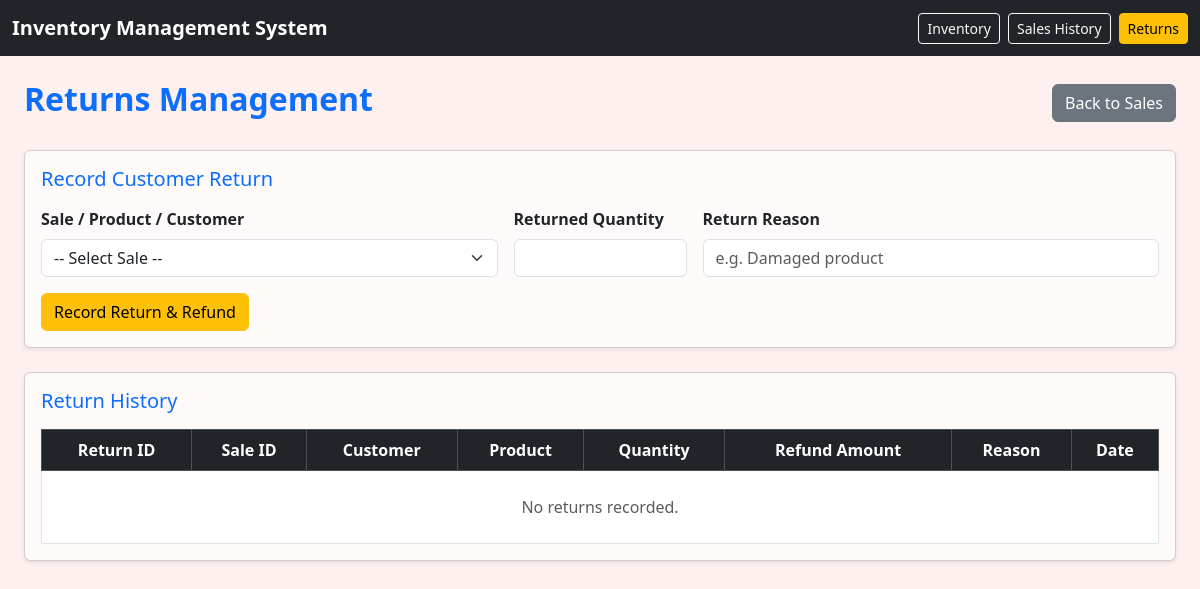
Page /returns on the earlier database version.
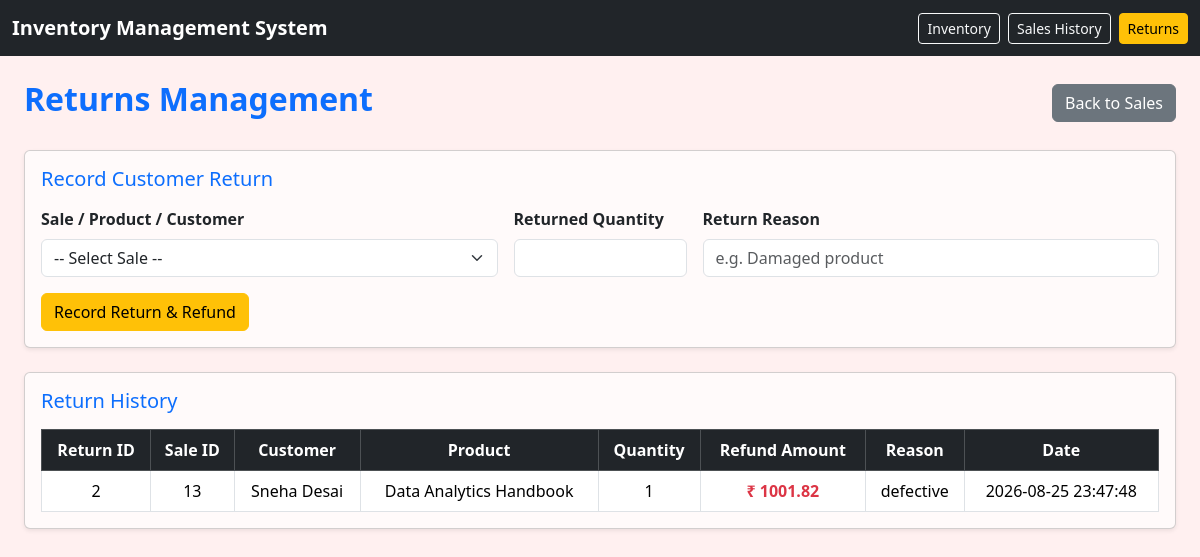
Same page on the later database version.
### tables this page shows
CREATE TABLE returns (
            return_id INTEGER PRIMARY KEY AUTOINCREMENT,
            sale_id INTEGER NOT NULL,
            product_id INTEGER NOT NULL,
            quantity INTEGER NOT NULL,
            refund_amount REAL NOT NULL,
            reason TEXT NOT NULL,
            return_date TIMESTAMP DEFAULT CURRENT_TIMESTAMP,

            FOREIGN KEY (sale_id) REFERENCES sales(sale_id),
            FOREIGN KEY (product_id) REFERENCES products(product_id)
        );

CREATE TABLE sales (
            sale_id INTEGER PRIMARY KEY AUTOINCREMENT,
            product_id INTEGER NOT NULL,
            customer_id INTEGER,
            quantity INTEGER NOT NULL,
            price REAL NOT NULL,
            total REAL NOT NULL,
            sale_date TIMESTAMP DEFAULT CURRENT_TIMESTAMP, discount REAL NOT NULL DEFAULT 0, gst_rate REAL NOT NULL DEFAULT 18, gst REAL NOT NULL DEFAULT 0, grand_total REAL NOT NULL DEFAULT 0, payment_method TEXT NOT NULL DEFAULT 'Cash', payment_amount REAL NOT NULL DEFAULT 0, payment_status TEXT NOT NULL DEFAULT 'Paid', payment_date TIMESTAMP, transaction_id TEXT,

            FOREIGN KEY (product_id)
            REFERENCES products(product_id),

            FOREIGN KEY (customer_id)
            REFERENCES customers(customer_id)
        );

CREATE TABLE customers (
            customer_id INTEGER PRIMARY KEY AUTOINCREMENT,
            customer_name TEXT NOT NULL,
            phone TEXT
        );

CREATE TABLE products (
            product_id INTEGER PRIMARY KEY AUTOINCREMENT,
            product_name TEXT NOT NULL,
            category TEXT NOT NULL,
            quantity INTEGER NOT NULL,
            price REAL NOT NULL
        );

### app.py (the view, shortened to what this page needs)
@app.route("/returns", methods=["GET", "POST"])
def returns_management():
    conn = connect_db()
    cursor = conn.cursor()
    sales = cursor.execute("""
        SELECT
            sales.sale_id,
            sales.quantity AS sold_quantity,
            sales.grand_total,
            products.product_name,
            customers.customer_name,
            COALESCE(SUM(returns.quantity), 0) AS returned_quantity
        FROM sales
        JOIN products ON sales.product_id = products.product_id
        LEFT JOIN customers ON sales.customer_id = customers.customer_id
        LEFT JOIN returns ON sales.sale_id = returns.sale_id
        GROUP BY sales.sale_id
        ORDER BY sales.sale_id DESC
    """).fetchall()
    return_history = cursor.execute("""
        SELECT
            returns.return_id,
            returns.quantity,
            returns.refund_amount,
            returns.reason,
            returns.return_date,
            sales.sale_id,
            products.product_name,
            customers.customer_name
        FROM returns
        JOIN sales ON returns.sale_id = sales.sale_id
        JOIN products ON returns.product_id = products.product_id
        LEFT JOIN customers ON sales.customer_id = customers.customer_id
        ORDER BY returns.return_id DESC
    """).fetchall()
    conn.close()
    return render_template(
        "returns.html",
        sales=sales,
        return_history=return_history
    )

### app.py (called while the page is built)
def connect_db():
    conn = sqlite3.connect("inventory.db")
    conn.row_factory = sqlite3.Row
    conn.execute("PRAGMA foreign_keys = ON")
    return conn

### templates/returns.html (shortened to what the changed rows need)
<!DOCTYPE html>
<html lang="en">
<head>
    <link href="https://cdn.jsdelivr.net/npm/bootstrap@5.3.3/dist/css/bootstrap.min.css" rel="stylesheet">
    <link rel="stylesheet" href="{{ url_for('static', filename='css/style.css') }}">
</head>
<body class="returns-page">
    <main class="container-fluid px-4 mt-4">
        <div class="d-flex justify-content-between align-items-center mb-4">
            <h1 class="h2 text-primary fw-bold">Returns Management</h1>
        </div>
        <div class="card shadow-sm mb-4">
            <div class="card-body">
                <h2 class="h5 text-primary mb-3">Record Customer Return</h2>
            </div>
        </div>
        <div class="card shadow-sm">
            <div class="card-body">
                <h2 class="h5 text-primary mb-3">Return History</h2>
                <div class="table-responsive">
                    <table class="table table-bordered table-hover align-middle text-center mb-0">
                        <thead class="table-dark">
                            <tr>
                                <th>Return ID</th>
                                <th>Sale ID</th>
                                <th>Customer</th>
                                <th>Product</th>
                                <th>Quantity</th>
                                <th>Refund Amount</th>
                                <th>Reason</th>
                                <th>Date</th>
                            </tr>
                        </thead>
                        <tbody>
                            {% for item in return_history %}
                                <tr>
                                    <td>{{ item['return_id'] }}</td>
                                    <td>{{ item['sale_id'] }}</td>
                                    <td>{{ item['customer_name'] or 'Walk-in Customer' }}</td>
                                    <td>{{ item['product_name'] }}</td>
                                    <td>{{ item['quantity'] }}</td>
                                    <td class="fw-bold text-danger">₹ {{ "%.2f"|format(item['refund_amount']) }}</td>
                                    <td>{{ item['reason'] }}</td>
                                    <td>{{ item['return_date'] }}</td>
                                </tr>
                            {% else %}
                                <tr><td colspan="8" class="text-muted py-4">No returns recorded.</td></tr>
                            {% endfor %}
                        </tbody>
                    </table>
                </div>
            </div>
        </div>
    </main>
</body>
</html>

Differences in the rows shown:
added returns: return_id "2", sale_id "13", customer_name "Sneha Desai", product_name "Data Analytics Handbook", quantity "1", refund_amount "1001.82", reason "defective", return_date "2026-08-25 23:47:48"
Other differences:
text no longer shown: "No returns recorded."
